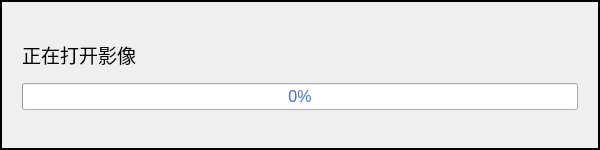
<?xml version="1.0" encoding="UTF-8"?>
<ui version="4.0">
 <class>OpeningStudyProcessWidget</class>
 <widget class="QWidget" name="OpeningStudyProcessWidget">
  <property name="geometry">
   <rect>
    <x>0</x>
    <y>0</y>
    <width>600</width>
    <height>150</height>
   </rect>
  </property>
  <property name="sizePolicy">
   <sizepolicy hsizetype="Fixed" vsizetype="Fixed">
    <horstretch>0</horstretch>
    <verstretch>0</verstretch>
   </sizepolicy>
  </property>
  <property name="minimumSize">
   <size>
    <width>600</width>
    <height>150</height>
   </size>
  </property>
  <property name="maximumSize">
   <size>
    <width>600</width>
    <height>150</height>
   </size>
  </property>
  <property name="windowTitle">
   <string>OpeningStudyProcessWidget</string>
  </property>
  <layout class="QHBoxLayout" name="horizontalLayout">
   <property name="spacing">
    <number>0</number>
   </property>
   <property name="leftMargin">
    <number>0</number>
   </property>
   <property name="topMargin">
    <number>0</number>
   </property>
   <property name="rightMargin">
    <number>0</number>
   </property>
   <property name="bottomMargin">
    <number>0</number>
   </property>
   <item>
    <widget class="QFrame" name="frame">
     <property name="frameShape">
      <enum>QFrame::Box</enum>
     </property>
     <property name="frameShadow">
      <enum>QFrame::Plain</enum>
     </property>
     <property name="lineWidth">
      <number>2</number>
     </property>
     <layout class="QVBoxLayout" name="verticalLayout">
      <property name="spacing">
       <number>10</number>
      </property>
      <property name="leftMargin">
       <number>10</number>
      </property>
      <property name="topMargin">
       <number>10</number>
      </property>
      <property name="rightMargin">
       <number>10</number>
      </property>
      <property name="bottomMargin">
       <number>10</number>
      </property>
      <item>
       <widget class="QWidget" name="widget" native="true">
        <property name="sizePolicy">
         <sizepolicy hsizetype="Preferred" vsizetype="Fixed">
          <horstretch>0</horstretch>
          <verstretch>0</verstretch>
         </sizepolicy>
        </property>
        <property name="minimumSize">
         <size>
          <width>0</width>
          <height>100</height>
         </size>
        </property>
        <property name="maximumSize">
         <size>
          <width>16777215</width>
          <height>100</height>
         </size>
        </property>
        <layout class="QVBoxLayout" name="verticalLayout_2">
         <property name="spacing">
          <number>10</number>
         </property>
         <property name="leftMargin">
          <number>10</number>
         </property>
         <property name="topMargin">
          <number>10</number>
         </property>
         <property name="rightMargin">
          <number>10</number>
         </property>
         <property name="bottomMargin">
          <number>10</number>
         </property>
         <item>
          <widget class="QLabel" name="openingStudyLable">
           <property name="sizePolicy">
            <sizepolicy hsizetype="Preferred" vsizetype="Fixed">
             <horstretch>0</horstretch>
             <verstretch>0</verstretch>
            </sizepolicy>
           </property>
           <property name="minimumSize">
            <size>
             <width>0</width>
             <height>30</height>
            </size>
           </property>
           <property name="maximumSize">
            <size>
             <width>16777215</width>
             <height>30</height>
            </size>
           </property>
           <property name="font">
            <font>
             <pointsize>14</pointsize>
            </font>
           </property>
           <property name="text">
            <string>正在打开影像</string>
           </property>
          </widget>
         </item>
         <item>
          <widget class="QProgressBar" name="openingStudyProgressBar">
           <property name="font">
            <font>
             <pointsize>12</pointsize>
            </font>
           </property>
           <property name="styleSheet">
            <string notr="true">color: rgb(65, 105, 225);</string>
           </property>
           <property name="value">
            <number>0</number>
           </property>
           <property name="alignment">
            <set>Qt::AlignCenter</set>
           </property>
          </widget>
         </item>
        </layout>
       </widget>
      </item>
     </layout>
    </widget>
   </item>
  </layout>
 </widget>
 <layoutdefault spacing="6" margin="11"/>
 <resources/>
 <connections/>
</ui>
